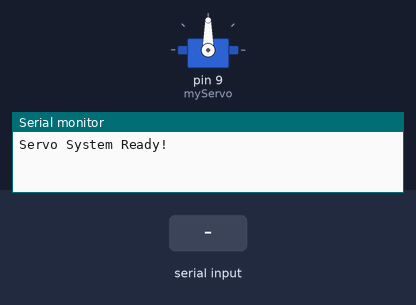
Recording of a sketch running on a simulated Arduino Uno, built with avr-gcc and run on an emulated ATmega328P. On the bench: servo, the last lines printed to the serial monitor. The inputs (shaded band) are chosen by the test bench.

Above: at 1.2 s.
1.3 s: "90,45\n" received over Serial
At 2.5 s:
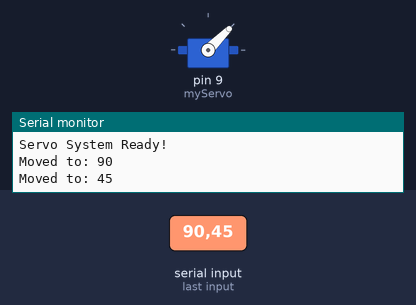
2.8 s: "30,150\n" received over Serial
At 3.9 s:
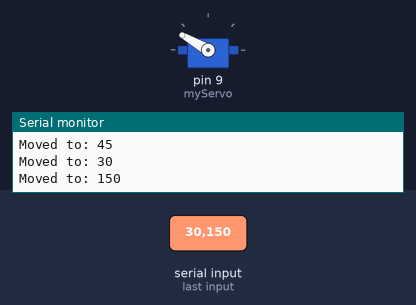
4.3 s: "5\n" received over Serial
At 5.4 s:
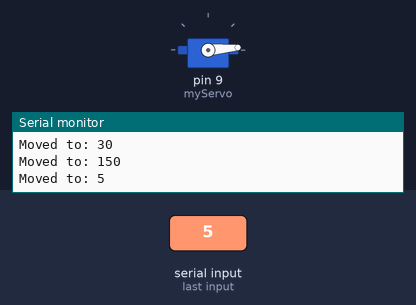
5.8 s: "90\n" received over Serial
At 6.6 s:
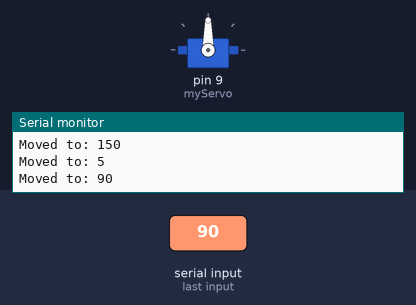
Timing chart, 0 to 8.3 s (numbered marks = the images above; inputs shaded):
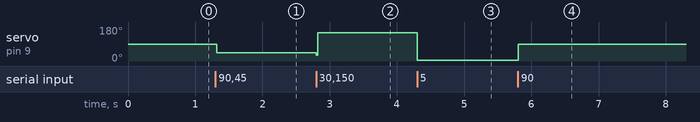

Measured:
- after the input at 1.3 s, servo on pin 9 (myServo): 90° → 45° at once
- after the input at 2.8 s, servo on pin 9 (myServo): 45° → 150° at once
- after the input at 4.3 s, servo on pin 9 (myServo): 150° → 5° at once
- after the input at 5.8 s, servo on pin 9 (myServo): 5° → 90° at once

The sketch:

servomotor.ino
```cpp
#include <Servo.h>
Servo myServo;

void setup() {
  Serial.begin(9600);
  Serial.setTimeout(10);

  myServo.attach(9);
  myServo.write(90);

  Serial.println("Servo System Ready!");
}

void loop() {
  if (Serial.available() > 0) {
    int angle = Serial.parseInt();

    while(Serial.available() > 0){
      Serial.read();
      }

    if (angle >= 0 && angle <= 180) {
      myServo.write(angle);

      delay(20);
      Serial.print("Moved to: ");
      Serial.println(angle);//
    }
  }
}
```
